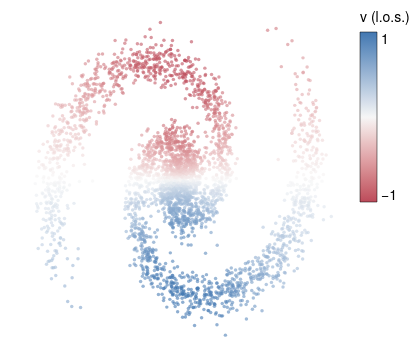

Vega-Lite specification for this chart:
### Vega-Lite specification from a JSON file in a GitHub repository (floating-point values rounded to 4 significant figures; data arrays with more than 128 entries replaced by an {"elided": "..."} marker saying what was removed)
{"background": null, "config": {"arc": {"fill": "#DBDBDB", "fillOpacity": 1.0, "innerRadius": 42.5, "padAngle": 0.03, "stroke": "black", "strokeOpacity": 1, "strokeWidth": 0.25}, "area": {"fill": "#DBDBDB", "fillOpacity": 1.0, "stroke": "black", "strokeOpacity": 1, "strokeWidth": 0.25}, "axis": {"domain": true, "domainCap": "round", "domainColor": "black", "domainWidth": 0.25, "grid": false, "gridCap": "round", "gridColor": "#F1F1F1", "gridDash": [0, 0], "gridOpacity": 1.0, "gridWidth": 0.25, "labelColor": "black", "labelFont": "Helvetica Neue", "labelFontSize": 7, "labelFontStyle": "normal", "labelFontWeight": 400, "offset": 4.5, "ticks": true, "tickCap": "round", "tickColor": "black", "tickRound": false, "tickSize": 3, "tickWidth": 0.25, "titleColor": "black", "titleFont": "Helvetica Neue", "titleFontSize": 7, "titleFontStyle": "normal", "titleFontWeight": 400}, "axisX": {"domain": true, "labelAlign": "center", "labelAngle": 0, "labels": true, "ticks": true, "translate": 0}, "axisY": {"domain": true, "labelAlign": "right", "labelAngle": 0, "labels": true, "ticks": true, "translate": 0}, "axisRight": {"domain": true, "labelAlign": "left", "labelAngle": 0, "labels": true, "ticks": true, "translate": 0}, "axisTop": {"domain": true, "labelAlign": "center", "labelAngle": 0, "labels": true, "ticks": true, "translate": 0}, "axisBand": {"tickOffset": 0}, "bar": {"fill": "#DBDBDB", "fillOpacity": 1.0, "stroke": "black", "strokeOpacity": 1, "strokeWidth": 0.25}, "boxplot": {"size": 15.3, "ticks": {"cornerRadius": 0.25, "fill": "black", "opacity": 1, "size": 7.65, "thickness": 0.25}, "box": {"fillOpacity": 1.0, "stroke": "black", "strokeOpacity": 1, "strokeWidth": 0.25}, "median": {"cornerRadius": 0, "fill": "black", "fillOpacity": 1.0, "opacity": 1, "size": 15.3, "thickness": 0.25}, "rule": {"fill": "black", "fillOpacity": 1.0, "size": 17.0, "stroke": "black", "strokeDash": [0, 0], "strokeOpacity": 1, "strokeWidth": 0.25}, "outliers": {"color": "black", "fill": "black", "fillOpacity": 1.0, "size": 0, "stroke": "black", "strokeOpacity": 1, "strokeWidth": 0.25}}, "circle": {"fill": "black", "fillOpacity": 1.0, "size": 0.85, "stroke": null, "strokeOpacity": 1, "strokeWidth": 0.25}, "errorband": {"band": {"fillOpacity": 0.6, "stroke": null, "strokeWidth": 0.25, "strokeOpacity": 1}, "borders": {"opacity": 0, "strokeOpacity": 0.25, "strokeWidth": 1}}, "errorbar": {"opacity": 1, "rule": {"strokeDash": [0, 0], "strokeWidth": 0.25}, "ticks": {"color": "black", "cornerRadius": 0.125, "opacity": 1, "size": 10.2, "thickness": 0.25}, "thickness": 0.25}, "font": "Helvetica Neue", "geoshape": {"fill": "#DBDBDB", "fillOpacity": 1.0, "stroke": "black", "strokeOpacity": 1, "strokeWidth": 0.25}, "header": {"labelColor": "black", "labelFont": "Helvetica Neue", "labelFontSize": 7, "labelFontStyle": "normal", "labelFontWeight": 400, "titleColor": "black", "titleFont": "Helvetica Neue", "titleFontSize": 7, "titleFontStyle": "normal", "titleFontWeight": 400, "titlePadding": 0}, "legend": {"disable": false, "offset": 4.5, "titlePadding": 4, "labelOffset": 2, "gradientLabelOffset": 2, "gradientLength": 85.0, "gradientThickness": 8.5, "gradientOpacity": 1.0, "gradientStrokeColor": "black", "gradientStrokeWidth": 0.25, "labelColor": "black", "labelFont": "Helvetica Neue", "labelFontSize": 7, "labelFontStyle": "normal", "labelFontWeight": 400, "strokeColor": "black", "strokeWidth": 0, "symbolSize": 42, "symbolStrokeColor": "black", "symbolStrokeWidth": 0.25, "titleColor": "black", "titleFont": "Helvetica Neue", "titleFontSize": 7, "titleFontStyle": "normal", "titleFontWeight": 400}, "line": {"color": "black", "stroke": "black", "strokeCap": "round", "strokeDash": [0, 0], "strokeOpacity": 1, "strokeWidth": 0.375}, "point": {"filled": true, "fill": "#DBDBDB", "fillOpacity": 1.0, "size": 8.5, "stroke": "black", "strokeOpacity": 1, "strokeWidth": 0.25}, "range": {"category": ["#C6D9F1", "#F1C9CB", "#FEF0B9", "#CEE37A", "#7AA8E0", "#E589A3", "#FDDD5D", "#68B961", "#4177B1", "#C35082", "#E5C227", "#438156"], "diverging": {"scheme": ["#BC4A5A", "#C96872", "#D4858B", "#DFA1A5", "#E8BDBF", "#F0DADA", "#F6F6F6", "#D7E0EB", "#B9CBE0", "#9BB6D5", "#7DA1C9", "#5F8CBD", "#4177B1"]}, "heatmap": {"scheme": ["#32022B", "#43044D", "#4C196E", "#4D338C", "#484DA6", "#3A68BB", "#1D83CA", "#1D9CCB", "#23B5C9", "#28CDC5", "#4DE0B4", "#91EE9F"]}, "ordinal": {"scheme": ["#F1F1F1", "#DBDBDB", "#C6C6C6", "#B2B2B2", "#9D9D9D", "#898989", "#767676", "#636363", "#515151", "#404040", "#2F2F2F", "#1F1F1F"]}, "ramp": {"scheme": ["#32022B", "#43044D", "#4C196E", "#4D338C", "#484DA6", "#3A68BB", "#1D83CA", "#1D9CCB", "#23B5C9", "#28CDC5", "#4DE0B4", "#91EE9F"]}}, "rule": {"color": "black", "stroke": "black", "strokeCap": "round", "strokeDash": [2, 2], "strokeOpacity": 1, "strokeWidth": 0.25}, "scale": {"bandPaddingInner": 0.1, "bandPaddingOuter": 0.1, "round": false}, "rect": {"fill": "#DBDBDB", "fillOpacity": 1.0, "stroke": "black", "strokeOpacity": 1, "strokeWidth": 0.25}, "square": {"fill": "#DBDBDB", "fillOpacity": 1.0, "size": 17.0, "stroke": "black", "strokeOpacity": 1, "strokeWidth": 0.25}, "text": {"color": "black", "font": "Helvetica Neue", "fontSize": 7, "fontStyle": "normal", "fontWeight": 400}, "tick": {"color": "black", "cornerRadius": 0.125, "opacity": 1.0, "size": 15.3, "thickness": 0.25}, "title": {"anchor": "middle", "frame": "group", "color": "black", "font": "Helvetica Neue", "fontSize": 7, "fontStyle": "normal", "fontWeight": 400, "subtitleColor": "black", "subtitleFont": "Helvetica Neue", "subtitleFontSize": "Helvetica Neue", "subtitleFontStyle": "normal", "subtitleFontWeight": 400}, "trail": {"color": "black", "opacity": 1, "size": 0.375}, "view": {"continuousWidth": 170, "continuousHeight": 170, "discreteWidth": 170, "discreteHeight": 170, "fill": null, "stroke": null, "strokeWidth": 0.25}}, "data": {"name": "data-0af03fddbc74d744d73988c3b5e4d549"}, "mark": {"type": "circle", "opacity": 0.6, "size": 3}, "encoding": {"color": {"field": "vlos", "scale": {"domainMid": 0}, "title": "v (l.o.s.)", "type": "quantitative"}, "x": {"axis": null, "field": "x", "type": "quantitative"}, "y": {"axis": null, "field": "y", "type": "quantitative"}}, "view": {"stroke": null}, "$schema": "https://vega.github.io/schema/vega-lite/v6.4.1.json", "datasets": {"data-0af03fddbc74d744d73988c3b5e4d549": {"elided": "3500 records"}}}
